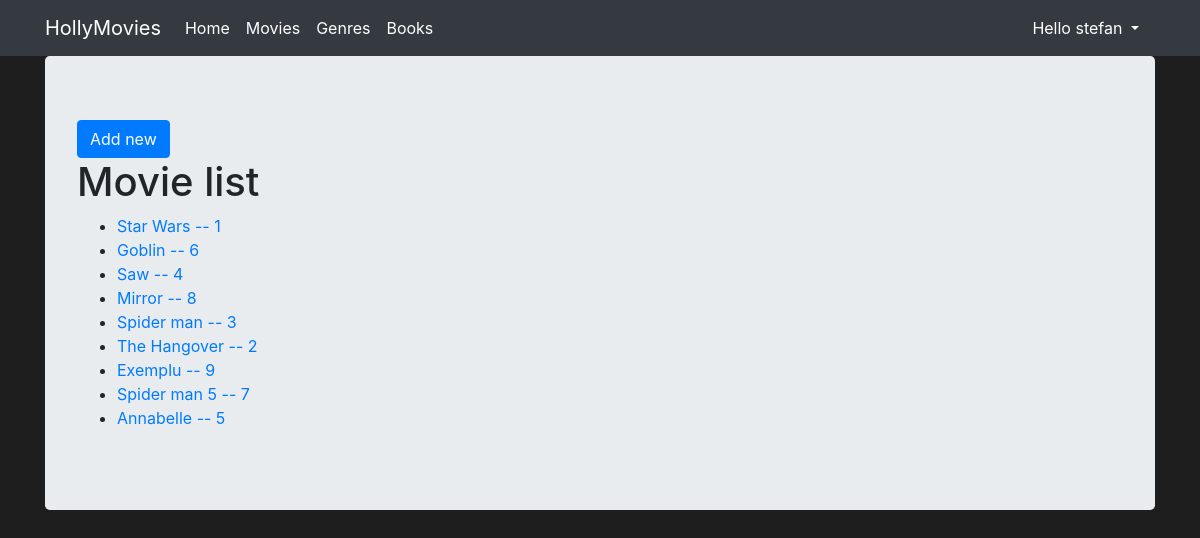
The page /movies/ (signed in) on the database as committed earlier.
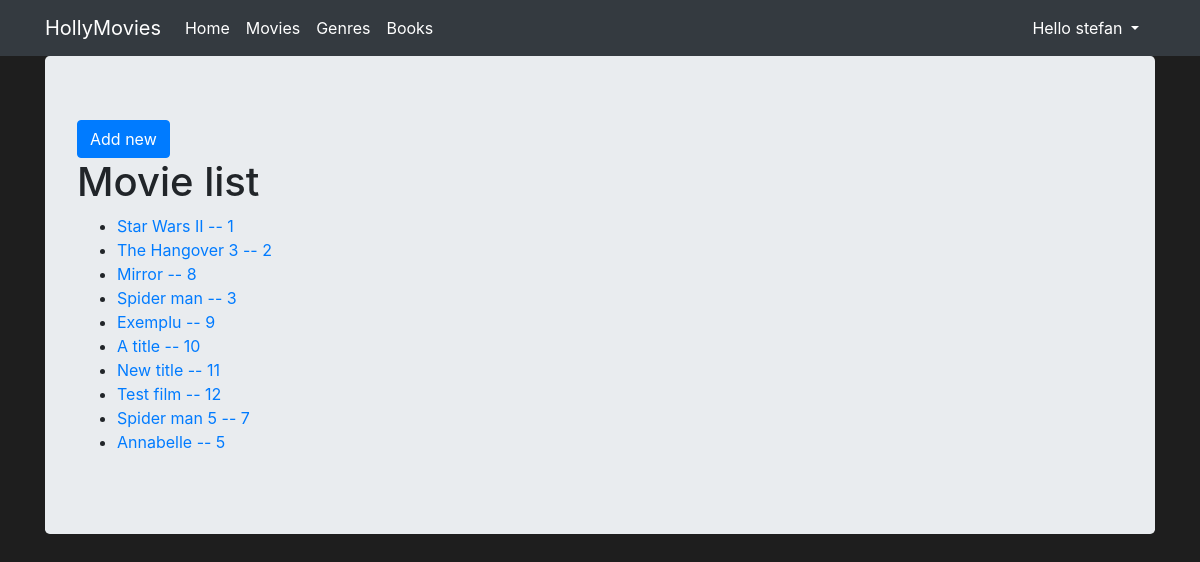
The same page on the database as committed later.
### viewer/models.py (models this page shows, shortened)
class Movie(Model):
    title = CharField(max_length=128)
    genre = ForeignKey(Genre, on_delete=DO_NOTHING)
    rating = IntegerField()
    released = DateField()
    description = TextField()
    actors = ManyToManyField(Actor)
    created = DateTimeField(auto_now_add=True)

### viewer/views.py (the view)
# urls.py: path('', MoviesView.as_view(), name='movies'),
class MoviesView(PermissionRequiredMixin, ListView):
    template_name = 'movies.html'
    model = Movie
    permission_required = 'viewer.view_movie'
    def get_queryset(self):
        qs = super().get_queryset()
        return qs.order_by('released')

### viewer/templates/movies.html (shortened to what this page needs)
{% extends 'base.html' %}
{% block content %}
    {% if perms.viewer.add_movie %}
        <a href="{% url 'movies_create' %}" class="btn btn-primary">Add new</a>
    {% else %}
        <p>Nu poti adauga filme!</p>
    {% endif %}
    <h1>Movie list</h1>
    <ul>
        {% for movie in object_list %}
            <li>
                <a href="{% url 'movies_detail' movie.id %}">{{ movie.title }} -- {{ movie.pk }}</a>
            </li>
        {% endfor %}
    </ul>
{% endblock %}

### viewer/templates/base.html (shortened to what this page needs)
{% load static %}
<html {% if LANGUAGE_CODE %}lang="{{ LANGUAGE_CODE }}" {% endif %}>
<head>
    <link rel="stylesheet" href="https://stackpath.bootstrapcdn.com/bootstrap/4.2.1/css/bootstrap.min.css"
>
    <link rel="stylesheet" href="{% static 'index.css' %}">
</head>
<body>
<nav class="navbar navbar-expand-lg navbar-dark bg-dark">
    <div class="container fixed">
        <a class="navbar-brand" href="/">HollyMovies</a>
        <div class="collapse navbar-collapse" id="navbarNavAltMarkup">
            <div class="navbar-nav">
                <a class="nav-item nav-link active" href="{% url 'home' %}">
                    Home
                </a>
                <a class="nav-item nav-link active" href="{% url 'movies' %}">
                    Movies
                </a>
                <a class="nav-item nav-link active" href="{% url 'genres' %}">
                    Genres
                </a>
                <a class="nav-item nav-link active" href="{% url 'books' %}">
                    Books
                </a>
            </div>
        </div>
        <div class="nav-item dropdown">
            {% if user.is_authenticated %}
            <a href="#" class="nav-link dropdown-toggle text-white" data-toggle="dropdown">
                Hello {{ user.username }}
            </a>
            {% endif %}
        </div>
    </div>
</nav>
<div class="container">
    <div class="jumbotron">
        {% block content %}
        {% endblock %}
    </div>
</div>
</body>
</html>

### viewer/static/index.css (style rules this page uses)
body { background-color: #1e1e1e; }

Rows that differ between the two databases and show on the page:
removed Movie: title "Goblin", pk "6"
removed Movie: title "Saw", pk "4"
changed Movie id 1: title "Star Wars" → "Star Wars II"
changed Movie id 2: title "The Hangover" → "The Hangover 3"; moves up the list
added Movie: title "A title", pk "10"
added Movie: title "New title", pk "11"
added Movie: title "Test film", pk "12"
